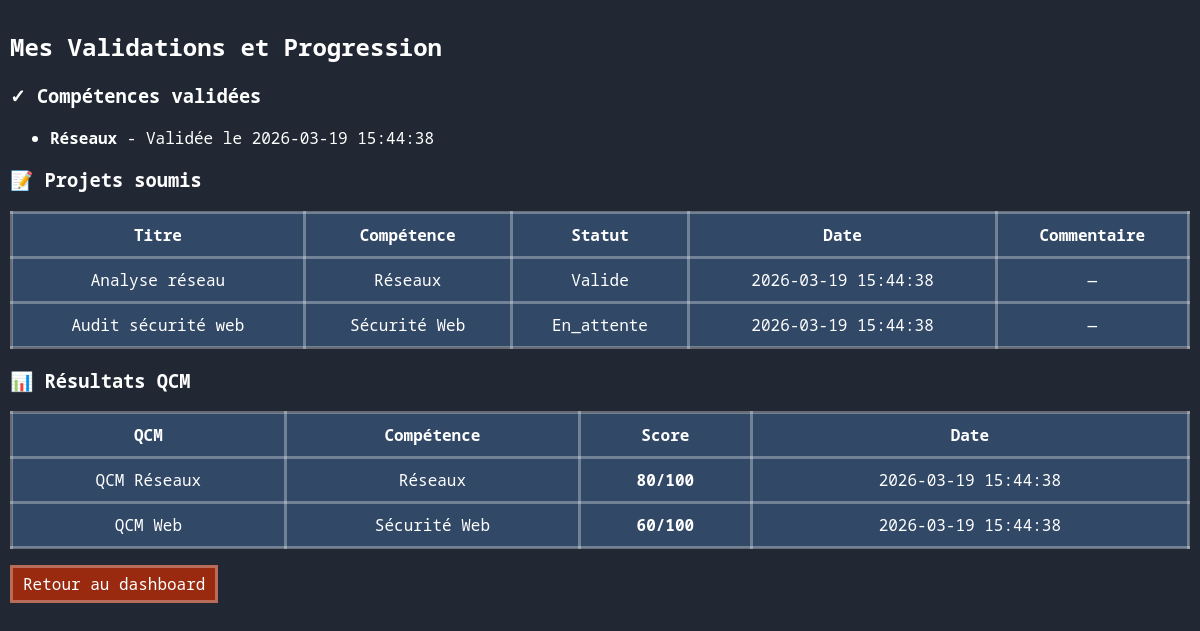
Page /validations/index.php (signed in) on the committed database.
### tables this page shows
CREATE TABLE validation_competence (
    id_validation INT AUTO_INCREMENT PRIMARY KEY,
    id_user INT,
    id_competence INT,
    date_validation DATETIME DEFAULT CURRENT_TIMESTAMP,
    UNIQUE (id_user, id_competence),
    FOREIGN KEY (id_user) REFERENCES utilisateur(id_user),
    FOREIGN KEY (id_competence) REFERENCES competence(id_competence)
);

CREATE TABLE competence (
    id_competence INT AUTO_INCREMENT PRIMARY KEY,
    nom VARCHAR(150) NOT NULL,
    description TEXT
);

CREATE TABLE soumission_projet (
    id_soumission INT AUTO_INCREMENT PRIMARY KEY,
    id_projet INT,
    id_user INT,
    fichier VARCHAR(255),
    date_soumission DATETIME DEFAULT CURRENT_TIMESTAMP,
    statut ENUM('en_attente', 'valide', 'refuse') DEFAULT 'en_attente',
    commentaire_formateur TEXT,
    FOREIGN KEY (id_projet) REFERENCES projet(id_projet),
    FOREIGN KEY (id_user) REFERENCES utilisateur(id_user)
);

CREATE TABLE projet (
    id_projet INT AUTO_INCREMENT PRIMARY KEY,
    titre VARCHAR(255),
    description TEXT,
    id_competence INT,
    FOREIGN KEY (id_competence) REFERENCES competence(id_competence)
);

CREATE TABLE tentative_qcm (
    id_tentative INT AUTO_INCREMENT PRIMARY KEY,
    id_user INT,
    id_qcm INT,
    score INT CHECK (score >= 0 AND score <= 100),
    date_passage DATETIME DEFAULT CURRENT_TIMESTAMP,
    FOREIGN KEY (id_user) REFERENCES utilisateur(id_user),
    FOREIGN KEY (id_qcm) REFERENCES qcm(id_qcm)
);

CREATE TABLE qcm (
    id_qcm INT AUTO_INCREMENT PRIMARY KEY,
    titre VARCHAR(255) NOT NULL,
    id_formateur INT,
    FOREIGN KEY (id_formateur) REFERENCES utilisateur(id_user)
);

### src/validations/index.php (the view, shortened to what this page needs)
<?php
$pdo = getDatabaseConnection();
$userId = $_SESSION['user_id'];
$validatedCompetences = $pdo->prepare('
    SELECT vc.id_validation, c.nom, vc.date_validation
    FROM validation_competence vc
    JOIN competence c ON vc.id_competence = c.id_competence
    WHERE vc.id_user = ?
    ORDER BY vc.date_validation DESC
');
$validatedCompetences->execute([$userId]);
$competencesValidees = $validatedCompetences->fetchAll();
$projets = $pdo->prepare('
    SELECT sp.id_soumission, p.titre, c.nom AS competence, sp.statut, sp.date_soumission, sp.commentaire_formateur
    FROM soumission_projet sp
    JOIN projet p ON sp.id_projet = p.id_projet
    LEFT JOIN competence c ON p.id_competence = c.id_competence
    WHERE sp.id_user = ?
    ORDER BY sp.date_soumission DESC
');
$projets->execute([$userId]);
$projetsData = $projets->fetchAll();
$qcms = $pdo->prepare('
    SELECT tq.id_tentative, q.titre, c.nom AS competence, tq.score, tq.date_passage
    FROM tentative_qcm tq
    JOIN qcm q ON tq.id_qcm = q.id_qcm
    LEFT JOIN qcm_competence qc ON q.id_qcm = qc.id_qcm
    LEFT JOIN competence c ON qc.id_competence = c.id_competence
    WHERE tq.id_user = ?
    ORDER BY tq.date_passage DESC
');
$qcms->execute([$userId]);
$qcmsData = $qcms->fetchAll();
?>
<!DOCTYPE html>
<html lang="fr">
<head>
    <link rel="stylesheet" href="/style.css">
</head>
<body>
    <h2>Mes Validations et Progression</h2>
    <h3>✓ Compétences validées</h3>
    <?php if ($competencesValidees): ?>
        <ul>
        <?php foreach ($competencesValidees as $c): ?>
            <li>
                <b><?= htmlspecialchars($c['nom']) ?></b> - Validée le <?= htmlspecialchars($c['date_validation']) ?>
            </li>
        <?php endforeach; ?>
        </ul>
    <?php else: ?>
        <p>Vous n'avez pas encore validé de compétences.</p>
    <?php endif; ?>
    <h3>📝 Projets soumis</h3>
    <?php if ($projetsData): ?>
        <table border="1" cellpadding="10" cellspacing="0">
            <tr><th>Titre</th><th>Compétence</th><th>Statut</th><th>Date</th><th>Commentaire</th></tr>
            <?php foreach ($projetsData as $p): ?>
                <tr>
                    <td><?= htmlspecialchars($p['titre']) ?></td>
                    <td><?= htmlspecialchars($p['competence'] ?? 'N/A') ?></td>
                    <td class="<?= $p['statut'] ?>"><?= ucfirst($p['statut']) ?></td>
                    <td><?= htmlspecialchars($p['date_soumission']) ?></td>
                    <td><?= $p['commentaire_formateur'] ? htmlspecialchars($p['commentaire_formateur']) : '—' ?></td>
                </tr>
            <?php endforeach; ?>
        </table>
    <?php else: ?>
        <p>Vous n'avez pas encore soumis de projets.</p>
    <?php endif; ?>
    <h3>📊 Résultats QCM</h3>
    <?php if ($qcmsData): ?>
        <table border="1" cellpadding="10" cellspacing="0">
            <tr><th>QCM</th><th>Compétence</th><th>Score</th><th>Date</th></tr>
            <?php foreach ($qcmsData as $q): ?>
                <tr>
                    <td><?= htmlspecialchars($q['titre']) ?></td>
                    <td><?= htmlspecialchars($q['competence'] ?? 'N/A') ?></td>
                    <td><b><?= (int)$q['score'] ?>/100</b></td>
                    <td><?= htmlspecialchars($q['date_passage']) ?></td>
                </tr>
            <?php endforeach; ?>
        </table>
    <?php else: ?>
        <p>Vous n'avez pas encore passé de QCM.</p>
    <?php endif; ?>
    <p><a class="button-link" href="/dashboard/">Retour au dashboard</a></p>
</body>
</html>

### src/style.css (style rules this page uses)
:root { --background-primary-color: #212834; --background-secondary-color: #314866; --background-thirdly-color: #254c63; --affirmative-color: #063f41; --negative-color: #99290f; --text-color: #ffffff; --border-color: #ffffff50; }
* { box-sizing: border-box; color: var(--text-color); font-family: 'Noto Sans Mono', monospace; }
body { background-color: var(--background-primary-color); margin: 0; padding: 10px; }
table { width: 100%; border-collapse: collapse; border-color: var(--border-color); border: 3px solid var(--border-color); }
th, td { background-color: var(--background-secondary-color); border: 3px solid var(--border-color); text-align: center; }
.button-link { display: inline-block; background-color: var(--negative-color); color: var(--text-color); border: 3px solid var(--border-color); padding: 5px 10px; text-decoration: none; cursor: pointer; }

### rows in the picture
validation_competence: id_competence.nom "Réseaux", date_validation "2026-03-19 15:44:38"
soumission_projet: id_projet.titre "Analyse réseau", competence.nom "Réseaux", statut "Valide", date_soumission "2026-03-19 15:44:38"
soumission_projet: id_projet.titre "Audit sécurité web", competence.nom "Sécurité Web", statut "En_attente", date_soumission "2026-03-19 15:44:38"
tentative_qcm: id_qcm.titre "QCM Réseaux", competence.nom "Réseaux", score "80", date_passage "2026-03-19 15:44:38"
tentative_qcm: id_qcm.titre "QCM Web", competence.nom "Sécurité Web", score "60", date_passage "2026-03-19 15:44:38"
